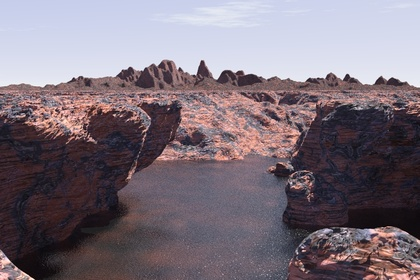
%> input picture 2/landscape-a.jpg, 420 x 280 px, shrunk from 720 x 480 before the run
$ octave Assignment2.m   (GNU Octave 9; MATLAB toolbox functions it lacks are replaced by stand-ins)
%> lines starting %> are read from the running program, lines starting %| are printed output that depends on the picture
%> further down, im is the input picture: size 280x420x3 uint8; mean R, G, B 124.1, 112.8, 123
### 1/ImageDerivatives.m
function F = ImageDerivatives(img, sigma, type)
%> called with sigma = 1.4, type = 'x'
% img = rgb2gray(img);
G = gaussian(sigma);
Gd = gaussianDer(G,sigma);
x = -3*sigma:3*sigma;
Gd2 = (x.^2-sigma^2).*G/sigma^4;
switch type
    case 'x'
        F = conv2(img,Gd,'same');
    case 'y'
        F = conv2(img,Gd','same');
    case 'xx'
        F = conv2(img,Gd2,'same');
    case 'yy'
        F = conv2(img,Gd2','same');
    case 'xy'
        G_x = conv2(img,Gd,'same');
        F = conv2(G_x,Gd','same');
    case 'yx'
        G_x = conv2(img,Gd,'same');
        F = conv2(G_x,Gd','same');
end
% [38 lines of commented-out code are left out]
end

### 2/harris.m
function [r, c] = harris(im, sigma)
% inputs:
% im: double grayscale image
% sigma: integration-scale
% outputs:  The row and column of each point is returned in r and c
% This function finds Harris corners at integration-scale sigma.
% The derivative-scale is chosen automatically as gamma*sigma

gamma = 0.7; % The derivative-scale is gamma times the integration scale

% Calculate Gaussian Derivatives at derivative-scale
% Hint: use your previously implemented function in assignment 1
Ix =  ImageDerivatives(im, gamma*sigma, 'x');
Iy =  ImageDerivatives(im, gamma*sigma, 'y');

% Allocate an 3-channel image to hold the 3 parameters for each pixel
M = zeros(size(Ix,1), size(Ix,2), 3);

% Calculate M for each pixel
M(:,:,1) = Ix.^2;
M(:,:,2) = Ix.*Iy;
M(:,:,3) = Iy.^2;

% Smooth M with a gaussian at the integration scale sigma.
M = imfilter(M, fspecial('gaussian', ceil(sigma*6+1), sigma), 'replicate', 'same');

% Compute the cornerness R
trace = M(:,:,1)+M(:,:,3);
det = ((M(:,:,1)+M(:,:,3))/2+sqrt((M(:,:,2)).^2+((M(:,:,1)-M(:,:,3))/2).^2)).*((M(:,:,1)+M(:,:,3))/2-sqrt((M(:,:,2)).^2+((M(:,:,1)-M(:,:,3))/2).^2));
R = det - 0.06*trace.^2;
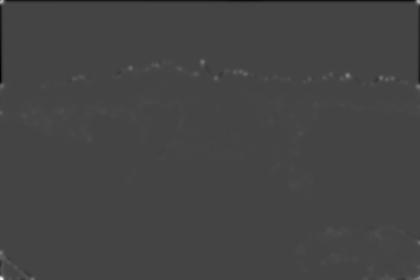
%> R: size 280x420 double; min -510211.4, max 1386336.1, mean 283.5; drawn with min black and max white

% Set the threshold
threshold = 0.01*max(max(R));
%> threshold = 13863.4

% Find local maxima
% Dilation will alter every pixel except local maxima in a 3x3 square area.
% Also checks if R is above threshold
R = ((R>threshold) & ((imdilate(R, strel('square', 3))==R))); %.* sigma;
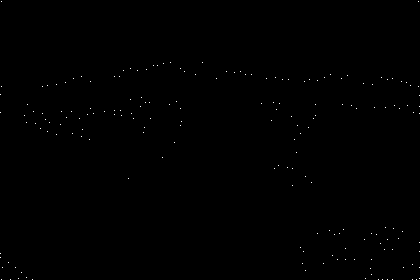
%> R: size 280x420 logical; 0.16% white in thin lines or dots

% Display corners
% figure;
% imshow(R,[]);

% Return the coordinates
[r,c] = find(R);
%> r = 184 values from 2 to 280; c = 184 values from 1 to 420

end

### 2/scale_invariant_harris.m
function points = scale_invariant_harris(im,sigma)
lapla_scno = zeros(size(im,1),size(im,2),size(sigma,2));
harris_corner = zeros(0,3);
for i = 1:size(sigma,2)
    [r,c] = harris(im,sigma(i));
    num_harris = size(r,1);
    harris_corner(end+1:end+num_harris,:) = [r,c,ones(num_harris,1)*i];
    lapla_scno(:,:,i) = sigma(i)*sigma(i)*imfilter(im,fspecial('log',ceil(sigma(i)*6+1), sigma(i)),'replicate','same');
end
num_corner = size(harris_corner,1);
number = 0;
points = zeros(num_corner,3);
for i = 1:num_corner
    r = harris_corner(i,1);
    c = harris_corner(i,2);
    s = harris_corner(i,3);
    val = lapla_scno(r,c,s);
    if s == 1
        if val > lapla_scno(r,c,2)
            number = number + 1;
            points(number,:) = harris_corner(i,:);
        end
    elseif s == size(sigma,2)
        if val > lapla_scno(r,c,s-1)
           number = number + 1;
           points(number,:) = harris_corner(i,:);
        end
    elseif s>1 && s<size(sigma,2)
        if val > lapla_scno(r,c,s-1) && val > lapla_scno(r,c,s+1)
           number = number + 1;
           points(number,:) = harris_corner(i,:);
        end
    end
end
points(number+1:end,:) = [];
end

### 1/gaussian.m
function G = gaussian(sigma)
x = -3*sigma:3*sigma;
G = exp(-x.^2/(2*sigma^2))/(sigma * sqrt(2*pi));
end

### 1/gaussianDer.m
function Gd = gaussianDer(G,sigma)
x = -3*sigma:3*sigma;
Gd = -x.*G/sigma^2;
end

### 2/Assignment2.m
%%
% 1 Harris corner detector
im = imread('landscape-a.jpg');
% im = im2double(im);
im = rgb2gray(im);
sigma = 2;
[r,c] = harris(im,sigma);
%> r = 184 values, max 280 at index 7, min 2 at index 5, mean 148.4; c = 184 values from 1 to 420
% [5 lines of commented-out code are left out]
imshow(im);
hold on;
scatter(c,r,10);
% end
%%
%scale invariant
alpha = (0:12);
sigma = 1.2.^alpha;
im = imread('landscape-a.jpg');
% im = im2double(im);
im = rgb2gray(im);
% points = scale_invariant_harris(im,sigma);
points = scale_invariant_harris(im,sigma);
%> the loop in scale_invariant_harris, `for i = 1:size(sigma,2)` made 13 passes
%> threshold in harris on passes 1 to 12: 122022.8, 121417.3, 45318, 23690, 11411.1, 6173.6, 3152.9, 1392.5, 648.6, 235.2, 105.1, 50.1
%> after the loop in scale_invariant_harris, `for i = 1:size(sigma,2)`: harris_corner = 2037 rows, first 12: [1 1 1; 96 1 1; 104 1 1; 114 1 1; 259 1 1; 273 1 1; 87 2 1; 116 2 1; 252 2 1; 256 2 1; 265 2 1; 269 2 1]
%> in scale_invariant_harris, `num_corner = size(harris_corner,1);`: num_corner = 2037
%> the loop in scale_invariant_harris, `for i = 1:num_corner` made 2037 passes
%> (r, c, val) on passes 1 to 12: (1, 1, 0), (96, 1, 11), (104, 1, 0), (114, 1, 0), (259, 1, 48), (273, 1, 0), (87, 2, 0), (116, 2, 0), (252, 2, 0), (256, 2, 0), (265, 2, 7), (269, 2, 0)
%> after the loop in scale_invariant_harris, `for i = 1:num_corner`: number = 279; points = 2037 rows, first 12: [265 2 1; 119 13 1; 106 18 1; 115 20 1; 118 32 1; 122 36 1; 99 37 1; 126 38 1; 129 41 1; 114 43 1; 111 46 1; 120 46 1]
%> points = 279 rows, first 12: [265 2 1; 119 13 1; 106 18 1; 115 20 1; 118 32 1; 122 36 1; 99 37 1; 126 38 1; 129 41 1; 114 43 1; 111 46 1; 120 46 1]
figure;
imshow(im);
hold on;
scatter(points(:,2),points(:,1),points(:,3));
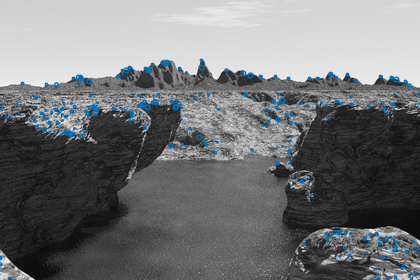
%> figure redrawn from the program's plot data
hold off;
%% section 2 SIFT
alpha = (0:12);
sigma = 1.2.^alpha;
im_a = imread('landscape-a.jpg');
im_a = rgb2gray(im_a);
im_b = imread('landscape-b.jpg');
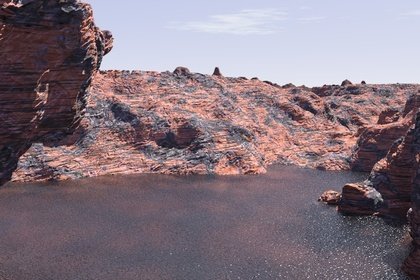
%> input picture 2/landscape-b.jpg, 420 x 280 px, shrunk from 720 x 480 before the run
%> im_b is the input picture: size 280x420x3 uint8; mean R, G, B 132, 117.3, 127.2
im_b = rgb2gray(im_b);
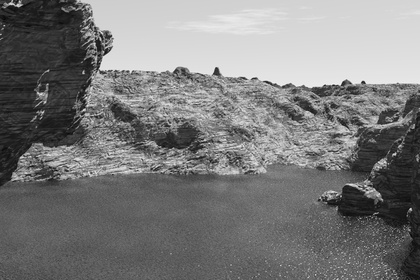
%> im_b: size 280x420 uint8; min 4, max 246, mean 122.8
points_a = scale_invariant_harris(im_a,sigma);
%> the loop in scale_invariant_harris (call 2), `for i = 1:size(sigma,2)` made 13 passes
%> the loop in scale_invariant_harris (call 2), `for i = 1:num_corner` made 2037 passes
%> points_a has the same summary as points
points_b = scale_invariant_harris(im_b,sigma);
%> the loop in scale_invariant_harris (call 3), `for i = 1:size(sigma,2)` made 13 passes
%> threshold in harris on passes 1 to 12: 84996.4, 27859.2, 30358.4, 11484.1, 6405.6, 3485.2, 1693, 792.4, 408.1, 198.6, 98.79, 48.07
%> pass 1, in harris (call 28), `M = imfilter(M, fspecial('gaussian', ceil(sigma*6+1), sigma), 'replica..`:
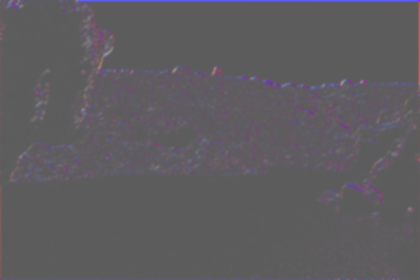
%> M: size 280x420x3 double; mean R, G, B 123, 5.7, 201.9; drawn with min black and max white
%> pass 1, in harris (call 28), `trace = M(:,:,1)+M(:,:,3);`:
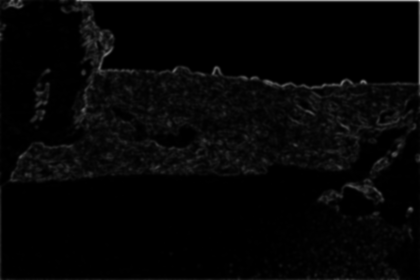
%> trace: size 280x420 double; min 0.0758, max 13364.1, mean 324.9; drawn with min black and max white
%> (the run ends here)
